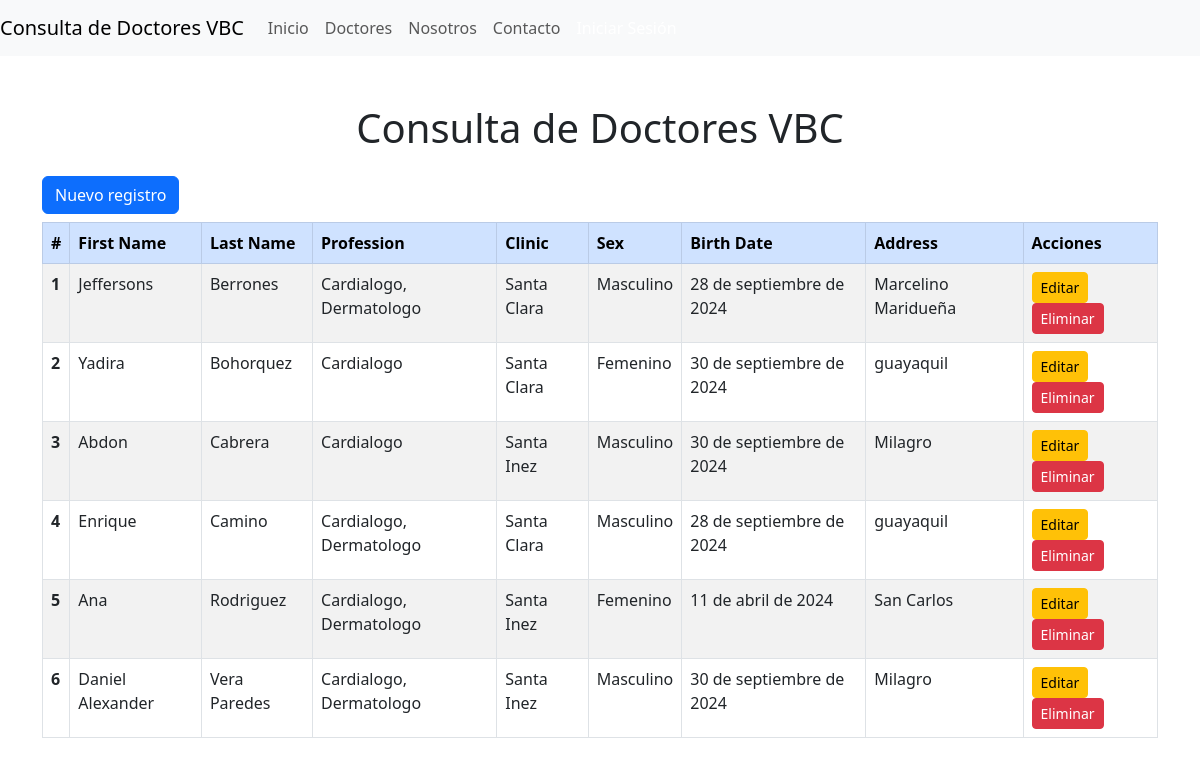
Page /doctor_list/ on the earlier database version.
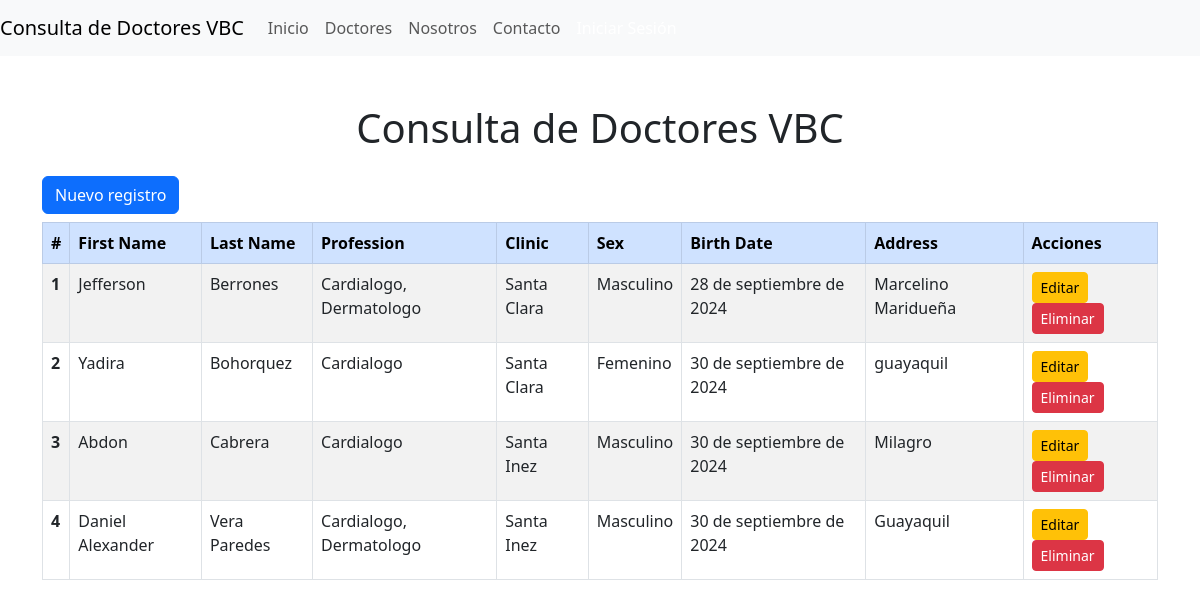
Same page on the later database version.
### aplication/core/models.py (models this page shows, shortened)
class Doctor(models.Model):
    SEX_CHOICES = ( ('M', 'Masculino'), ('F', 'Femenino'),)
    first_name = models.CharField(max_length=100)
    last_name = models.CharField(max_length=100)
    profession = models.ManyToManyField(Profession)
    clinic = models.ForeignKey(Clinic,on_delete=models.CASCADE, related_name='clinicas')
    sex = models.CharField(default="M",max_length=1, choices=SEX_CHOICES)
    birth_date = models.DateField()
    address = models.CharField(max_length=255)
    is_active = models.BooleanField(default=True)
    class Meta:
        verbose_name = "Doctor"
        verbose_name_plural = "Doctores"
        ordering = ['last_name', 'first_name']

class Profession(models.Model):
    description = models.CharField(max_length=100, unique=True)

class Clinic(models.Model):
    ruc = models.CharField(max_length=13, unique=True)
    name = models.CharField(max_length=100, unique=True)

### aplication/core/views.py (the view)
# urls.py: path('doctor_list/', views.DoctorListView.as_view() ,name="doctor_list"),
class DoctorListView(ListView):
    template_name = "core/doctor/list.html"
    model = Doctor
    context_object_name = 'doctores'
    def get_context_data(self, **kwargs):
        context = super().get_context_data(**kwargs)
        context['title'] = "Medical"
        context['title1'] = "Consulta de Doctores VBC"
        return context
    def get_queryset(self):
      return self.model.objects.filter(is_active=True)  # Solo doctores activos

### template/core/doctor/list.html (shortened to what this page needs)
<!DOCTYPE html>
<html lang="en">
<head>
    <link href="https://cdn.jsdelivr.net/npm/bootstrap@5.3.0-alpha1/dist/css/bootstrap.min.css" rel="stylesheet">
     <link href="https://cdnjs.cloudflare.com/ajax/libs/font-awesome/5.15.4/css/all.min.css" rel="stylesheet">
</head>
<body>
    <nav class="navbar navbar-expand-lg navbar-light bg-light">
        <a class="navbar-brand" href="{% url 'core:home' %}">{{title1}}</a>
        <div class="collapse navbar-collapse" id="navbarNav">
            <ul class="navbar-nav ml-auto">
                <li class="nav-item active">
                    <a class="nav-link" href={% url 'core:home' %}>Inicio </a>
                </li>
                <li class="nav-item">
                    <a class="nav-link" href={% url 'core:doctor_list' %}>Doctores</a>
                </li>
                <li class="nav-item">
                    <a class="nav-link" href="#">Nosotros</a>
                </li>
                <li class="nav-item">
                    <a class="nav-link" href="#">Contacto</a>
                </li>
                <li class="nav-item">
                    <a class="nav-link btn btn-primary text-white" href="#">Iniciar Sesión</a>
                </li>
            </ul>
        </div>
    </nav>
    <div class="container mt-5">
        <h1 class="text-center mb-4">{{title1}}</h1>
        <a class="btn btn-primary mb-sm-2" href="/doctor_create/">Nuevo registro</a>
        <table class="table table-striped table-bordered">
            <thead class="table-primary">
                <tr>
                    <th scope="col">#</th>
                    <th scope="col">First Name</th>
                    <th scope="col">Last Name</th>
                    <th scope="col">Profession</th>
                    <th scope="col">Clinic</th>
                    <th scope="col">Sex</th>
                    <th scope="col">Birth Date</th>
                    <th scope="col">Address</th>
                    <th scope="col">Acciones</th>
                </tr>
            </thead>
            <tbody>
                {% for doctor in doctores %}
                <tr>
                    <th scope="row">{{ forloop.counter }}</th>
                    <td>{{ doctor.first_name }}</td>
                    <td>{{ doctor.last_name }}</td>
                    <td>
                        {% for profession in doctor.profession.all %}
                            {{ profession.description }}{% if not forloop.last %}, {% endif %}
                        {% endfor %}
                    </td>
                    <td>{{ doctor.clinic.name }}</td>
                    <td>{{ doctor.get_sex_display }}</td>
                    <td>{{ doctor.birth_date }}</td>
                    <td>{{ doctor.address }}</td>
                    <td>
                        <a href={% url 'core:doctor_update' doctor.id %} class="btn btn-warning btn-sm">Editar</a>
                        <a href={% url 'core:doctor_delete' doctor.id %} class="btn btn-danger btn-sm">Eliminar</a>
                    </td>
                </tr>
                {% empty %}
                <tr>
                    <td colspan="9" class="text-center">No doctors available</td>
                </tr>
                {% endfor %}
            </tbody>
        </table>
    </div>
</body>
</html>

Differences in the rows shown:
no longer on this page (row edited): Doctor: first_name "Enrique", last_name "Camino", clinic.name "Santa Clara", sex "Masculino", birth_date "28 de septiembre de 2024", address "guayaquil", Profession (description "Cardialogo"), Profession (description "Dermatologo")
no longer on this page (row edited): Doctor: first_name "Ana", last_name "Rodriguez", clinic.name "Santa Inez", sex "Femenino", birth_date "11 de abril de 2024", address "San Carlos", Profession (description "Cardialogo"), Profession (description "Dermatologo")
changed Doctor "Berrones": first_name "Jeffersons" → "Jefferson"
changed Doctor "Daniel Alexander": address "Milagro" → "Guayaquil"
